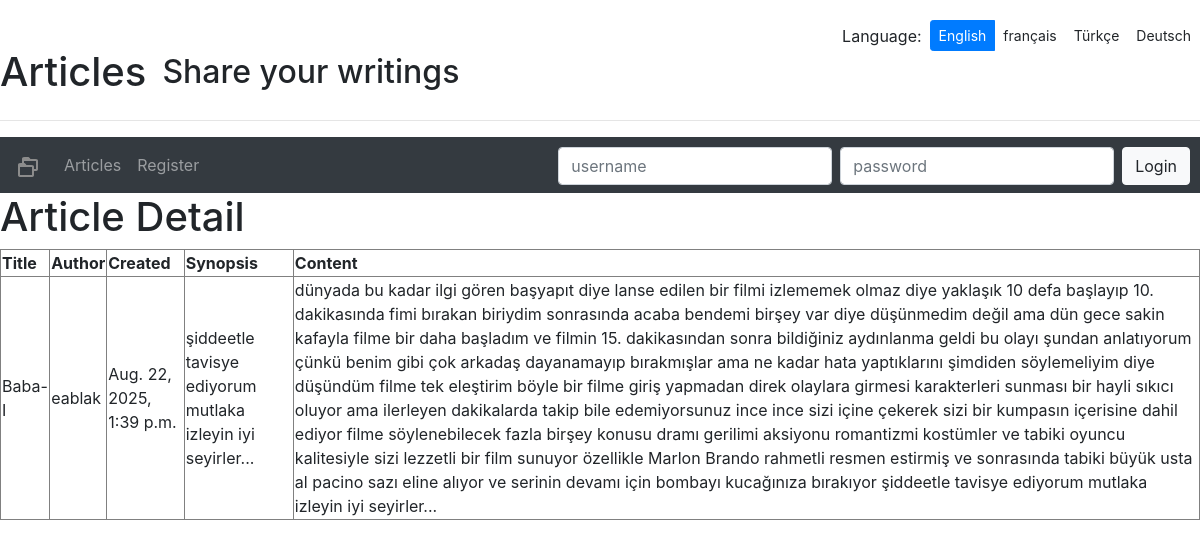
The page /en/detail/1/ on the database its author committed.
### article_app/models.py (models this page shows, shortened)
class Article(models.Model):
    title = models.CharField(max_length=64, null=False)
    author = models.ForeignKey(User, null=False, on_delete=models.CASCADE)
    created = models.DateTimeField(auto_now_add=True)
    synopsis = models.CharField(max_length=312, null=False)
    content = models.TextField(null=False)

### article_app/views.py (the view)
# urls.py: path("detail/<int:pk>/", views.DetailView.as_view(), name="article_detail"),
class DetailView(generic.DetailView):
    model = Article
    template_name = "detail/detail.html"

### article_app/templates/detail/detail.html (shortened to what this page needs)
{% extends "base.html" %}
{% load i18n %}
{% block content %}
<h1>{% trans "Article Detail" %}</h1>
<table border="1">
    <thead>
        <tr>
            <th>{% trans "Title" %}</th>
            <th>{% trans "Author" %}</th>
            <th>{% trans "Created" %}</th>
            <th>{% trans "Synopsis" %}</th>
            <th>{% trans "Content" %}</th>
        </tr>
    </thead>
    <tbody>
        <tr>
            <td>{{ object.title }}</td>
            <td>{{ object.author }}</td>
            <td>{{ object.created }}</td>
            <td>{{ object.synopsis }}</td>
            <td>{{ object.content }}</td>
        </tr>
    </tbody>
</table>
{% endblock %}

### rows shown on the page
Article: title "Baba-I", author "eablak", created "Aug. 22, 2025, 1:39 p.m.", synopsis "şiddeetle tavisye ediyorum mutlaka izleyin iyi seyirler...", content "dünyada bu kadar ilgi gören başyapıt diye lanse edilen bir filmi izlememek olmaz diye yaklaşık 10 defa başlayıp 10. dakikasında fimi bırakan biriydim sonrasında acaba bendemi birşey var diye düşünmedim değil ama dün gece sakin kafayla filme bir daha başladım ve filmin 15. dakikasından sonra bildiğiniz aydınlanma geldi bu olayı şundan anlatıyorum çünkü benim gibi çok arkadaş dayanamayıp bırakmışlar ama ne kadar hata yaptıklarını şimdiden söylemeliyim diye düşündüm filme tek eleştirim böyle bir filme giriş yapmadan direk olaylara girmesi karakterleri sunması bir hayli sıkıcı oluyor ama ilerleyen dakikalarda takip bile edemiyorsunuz ince ince sizi içine çekerek sizi bir kumpasın içerisine…"

### other values the page prints
{{ language.name_local }} "English" "français" "Türkçe" "Deutsch"
